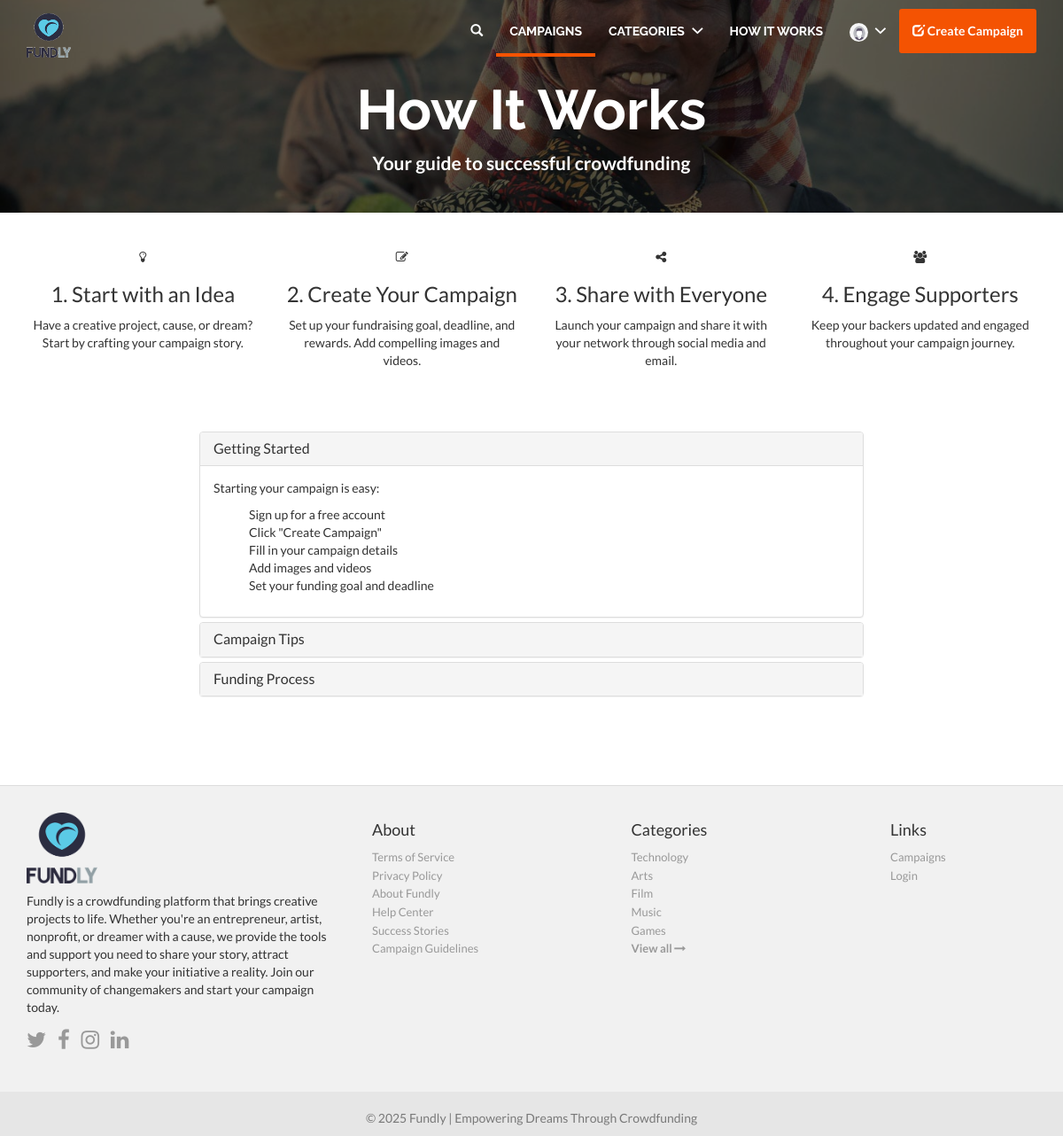
Screenshot of /how-it-works/ (signed in) with the database file from the repository.
### core/models.py (models this page shows, shortened)
class Category(models.Model):
    name = models.CharField(max_length=50, unique=True)
    slug = models.CharField(max_length=100, unique=True)
    image = models.ImageField(upload_to='categories', default="default.png")

### core/views.py (the view)
# urls.py: path('how-it-works/', HowItWorksView.as_view(), name='how-it-works'),
class HowItWorksView(TemplateView):
    template_name = "how-it-works.html"
    def get_context_data(self, **kwargs):
        context = super().get_context_data(**kwargs)
        context["steps"] = [
            {
                "icon": "fa fa-lightbulb-o",
                "title": "1. Start with an Idea",
                "description": "Have a creative project, cause, or dream? Start by crafting your campaign story."
            },
            {
                "icon": "fa fa-edit",
                "title": "2. Create Your Campaign",
                "description": "Set up your fundraising goal, deadline, and rewards. Add compelling images and videos."
            },
            {
                "icon": "fa fa-share-alt",
                "title": "3. Share with Everyone",
                "description": "Launch your campaign and share it with your network through social media and email."
            },
            {
                "icon": "fa fa-users",
                "title": "4. Engage Supporters",
                "description": "Keep your backers updated and engaged throughout your campaign journey."
            }
        ]
        return context

### core/context_processors.py (called while the page is built)
def categories(request):
    cats = Category.objects.prefetch_related("campaign_set").all()[:5]
    return {'categories': cats}

### templates/how-it-works.html (shortened to what this page needs)
{% extends 'base.html' %}
{% load static %}
{% block content %}
<div class="jumbotron md index-header jumbotron_set jumbotron-cover">
    <div class="container wrap-jumbotron position-relative">
        <h1 class="title-site">How It Works</h1>
        <p class="subtitle-site"><strong>Your guide to successful crowdfunding</strong></p>
    </div>
</div>
<div class="container margin-bottom-40">
    <div class="row text-center margin-bottom-40">
        {% for step in steps %}
        <div class="col-md-3 col-sm-6 margin-bottom-20">
            <div class="how-it-works-box">
                <i class="{{ step.icon }} how-it-works-icon"></i>
                <h3 class="how-it-works-title">{{ step.title }}</h3>
                <p class="how-it-works-desc">{{ step.description }}</p>
            </div>
        </div>
        {% endfor %}
    </div>
    <div class="row margin-bottom-40">
        <div class="col-md-8 col-md-offset-2">
            <div class="panel-group" id="accordion">
                <div class="panel panel-default">
                    <div class="panel-heading">
                        <h4 class="panel-title">
                            <a data-toggle="collapse" data-parent="#accordion" href="#collapse1">
                                Getting Started
                            </a>
                        </h4>
                    </div>
                    <div id="collapse1" class="panel-collapse collapse in">
                        <div class="panel-body">
                            <p>Starting your campaign is easy:</p>
                            <ul>
                                <li>Sign up for a free account</li>
                                <li>Click "Create Campaign"</li>
                                <li>Fill in your campaign details</li>
                                <li>Add images and videos</li>
                                <li>Set your funding goal and deadline</li>
                            </ul>
                        </div>
                    </div>
                </div>
                <div class="panel panel-default">
                    <div class="panel-heading">
                        <h4 class="panel-title">
                            <a data-toggle="collapse" data-parent="#accordion" href="#collapse2">
                                Campaign Tips
                            </a>
                        </h4>
                    </div>
                </div>
                <div class="panel panel-default">
                    <div class="panel-heading">
                        <h4 class="panel-title">
                            <a data-toggle="collapse" data-parent="#accordion" href="#collapse3">
                                Funding Process
                            </a>
                        </h4>
                    </div>
                </div>
            </div>
        </div>
    </div>
</div>
{% endblock %}

### templates/includes/footer.html
{% load static %}
<footer class="footer-main">
    <div class="container">
        <div class="row">
            <div class="col-md-4">
                <a href="{% url 'core:home' %}">
                    <img src="{% static 'img/logo.png' %}" style="height: 80px; width: 80px"/>
                </a>
                <p class="margin-tp-xs">Fundly is a crowdfunding platform that brings creative projects to life.
                    Whether you're an entrepreneur, artist, nonprofit, or dreamer with a cause, we provide the tools
                    and support you need to share your story, attract supporters, and make your initiative a reality.
                    Join our community of changemakers and start your campaign today.</p>
                <ul class="list-inline">
                    <li><a href="https://www.twitter.com/fundly" class="ico-social"><i class="fa fa-twitter"></i></a></li>
                    <li><a href="https://www.facebook.com/fundly" class="ico-social"><i class="fa fa-facebook"></i></a></li>
                    <li><a href="https://www.instagram.com/fundly" class="ico-social"><i class="fa fa-instagram"></i></a></li>
                    <li><a href="https://www.linkedin.com/company/fundly" class="ico-social"><i class="fa fa-linkedin"></i></a></li>
                </ul>
            </div>
            <div class="col-md-3 margin-tp-xs">
                <h4 class="margin-top-zero">About</h4>
                <ul class="list-unstyled">
                    <li><a class="link-footer" href="#">Terms of Service</a></li>
                    <li><a class="link-footer" href="#">Privacy Policy</a></li>
                    <li><a class="link-footer" href="#">About Fundly</a></li>
                    <li><a class="link-footer" href="#">Help Center</a></li>
                    <li><a class="link-footer" href="#">Success Stories</a></li>
                    <li><a class="link-footer" href="#">Campaign Guidelines</a></li>
                </ul>
            </div>
            <div class="col-md-3 margin-tp-xs">
                <h4 class="margin-top-zero">Categories</h4>
                <ul class="list-unstyled">
                    {% for category in categories %}
                        <li><a class="link-footer" href="{% url 'core:campaigns-by-category' category.id %}">{{ category.name }}</a></li>
                    {% endfor %}
                    <li><a class="link-footer" href="{% url 'core:categories' %}">
                        <strong>View all <i class="fa fa-long-arrow-right"></i></strong>
                    </a></li>
                </ul>
            </div>
            <div class="col-md-2 margin-tp-xs">
                <h4 class="margin-top-zero">Links</h4>
                <ul class="list-unstyled">
                    <li>
                        <a class="link-footer" href="#">Campaigns</a>
                    </li>
                    <li>
                        <a class="link-footer" href="{% url 'accounts:login' %}">Login</a>
                    </li>
                </ul>
            </div>
        </div>
    </div>
</footer>
<footer class="subfooter">
    <div class="container">
        <div class="row">
            <div class="col-md-12 text-center padding-top-20">
                <p>&copy; {% now "Y" %} Fundly | Empowering Dreams Through Crowdfunding</p>
            </div>
        </div>
    </div>
</footer>

### static/css/main.css (style rules this page uses)
html, body { height: 100%; }
li { list-style:none; }
a, a:focus, a:active, select, button, button:active, button:focus, .btn:focus, .btn:active:focus, .btn.active:focus, .btn.focus, .btn:active.focus, .btn.active.focus, input { outline: none; }
body a { color: #f45302; }
.margin-top-zero { margin-top: 0 !important; }
.margin-bottom-20 { margin-bottom: 20px !important; }
.margin-bottom-40 { margin-bottom: 40px !important; }
.padding-top-20 { padding-top: 20px !important; }
body { font-family: "Lato", Helvetica, Arial, sans-serif; background-color: #FFF; }
.index-header { background: url('../img/header.jpg') no-repeat center center #D1D1D1; background-size: cover; position:relative; }
h1 { font-weight: bold; white-space: nowrap; text-overflow: ellipsis; overflow: hidden; }
.link-footer { font-size: 13px; color: #999; }
.footer-main { width: 100%; background-color: #F1F1F1; padding: 30px 0; border-top: 1px solid #ddd; }
.subfooter { background-color: #e6e6e6; color: #797979; }
.margin-tp-xs { margin-top: 10px; }
.ico-social { font-size: 24px; color: #999; }
.position-relative { position: relative; }
@media (min-width: 768px) { .jumbotron.md { padding: 70px 0 25px; } }
.jumbotron_set { margin-bottom: 40px; }
@media screen and (min-width: 768px) { .jumbotron { padding: 150px 0; } }
h1.title-site, h2.title-site { font-family: "Raleway",Helvetica,Arial,sans-serif; color: #FFF; text-overflow: inherit; overflow: visible; white-space: normal; font-weight: bold; margin-top: 20px !important; text-align: center; }
.subtitle-site { color: #FFF; text-align: center; }
.jumbotron-cover:before { content: ''; position: absolute; width: 100%; height: 100%; background: rgba(5,5,5,.6); left: 0; top: 0; }

### rows the page displays
Category: name "Technology"
Category: name "Arts"
Category: name "Film"
Category: name "Music"
Category: name "Games"

### other values shown
{{ step.title }} "1. Start with an Idea" "2. Create Your Campaign" "3. Share with Everyone" "4. Engage Supporters"
{{ step.description }} "Have a creative project, cause, or dream? Start by crafting your campaign story." "Set up your fundraising goal, deadline, and rewards. Add compelling images and videos." "Launch your campaign and share it with your network through social media and email." "Keep your backers updated and engaged throughout your campaign journey."
